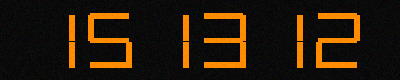
#> input picture backend/sample_images/test_151312.png, 400 x 80 px
$ python -i contour_method.py   (imports and definitions only)
#> lines starting #> are read from the running program, lines starting #| are printed output that depends on the picture
"""
Contour-based digit extraction and classification.

Finds digit contours in the binary image, extracts each digit as a
separate image, and classifies using a simple pixel-based approach
combined with seven-segment pattern matching.
"""

import cv2
import numpy as np
from .postprocessor import postprocess_result


# Seven-segment region analysis
# Divide digit bounding box into 7 regions and check density
# [47 lines left out: function analyze_segments, not called in this run]


# Mapping from segment pattern to digit
SEGMENT_TO_DIGIT = {
    (1, 1, 1, 1, 1, 1, 0): "0",
    (0, 1, 1, 0, 0, 0, 0): "1",
    (1, 1, 0, 1, 1, 0, 1): "2",
    (1, 1, 1, 1, 0, 0, 1): "3",
    (0, 1, 1, 0, 0, 1, 1): "4",
    (1, 0, 1, 1, 0, 1, 1): "5",
    (1, 0, 1, 1, 1, 1, 1): "6",
    (1, 1, 1, 0, 0, 0, 0): "7",
    (1, 1, 1, 1, 1, 1, 1): "8",
    (1, 1, 1, 1, 0, 1, 1): "9",
}


# [30 lines left out: function classify_digit_by_segments, not called in this run]


def find_and_extract_digits(binary_img):
    """Find digit contours and extract individual digit images.

    Returns list of (x_position, digit_image) tuples sorted left to right.
    """
    # Ensure binary
    if len(binary_img.shape) == 3:
        binary_img = cv2.cvtColor(binary_img, cv2.COLOR_BGR2GRAY)

    # Try to get white digits on black background
    if np.mean(binary_img) > 127:
        working = cv2.bitwise_not(binary_img)
    else:
        working = binary_img.copy()

    # Find contours
    contours, _ = cv2.findContours(working, cv2.RETR_EXTERNAL, cv2.CHAIN_APPROX_SIMPLE)

    if not contours:
        return []

    img_h, img_w = binary_img.shape[:2]
    min_h = img_h * 0.15
    max_h = img_h * 0.98

    digit_images = []
    for cnt in contours:
        x, y, w, h = cv2.boundingRect(cnt)
        aspect = h / max(w, 1)

        if h >= min_h and h <= max_h and w >= 2 and 0.5 < aspect < 8.0:
            # Extract with small padding
            pad = 2
            y1 = max(0, y - pad)
            y2 = min(img_h, y + h + pad)
            x1 = max(0, x - pad)
            x2 = min(img_w, x + w + pad)

            digit_roi = working[y1:y2, x1:x2]

            # Resize to standard size for classification
            digit_resized = cv2.resize(digit_roi, (30, 50))

            digit_images.append((x, digit_resized))

    # Sort left to right
    digit_images.sort(key=lambda d: d[0])

    # Remove duplicates (overlapping detections)
    filtered = []
    prev_x = -100
    for x, img in digit_images:
        if x - prev_x > 5:  # Minimum spacing between digits
            filtered.append((x, img))
            prev_x = x

    return filtered


# [40 lines left out: function recognize, not called in this run]

>>> import cv2
>>> picture = cv2.imread('../sample_images/test_151312.png', cv2.IMREAD_GRAYSCALE)
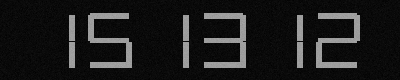
#> picture: shape (80, 400); min 0, max 168, mean 26.8
>>> result = find_and_extract_digits(picture)
#> in find_and_extract_digits, `contours, _ = cv2.findContours(working, cv2.RETR_EXTERNAL, cv2.CHAIN_A..`: contours = [[[0, 0], [0, 79], [399, 79], [399, 0]]]
#> the loop in find_and_extract_digits, `for cnt in contours:` made 1 pass
#> (cnt, x, y, w, h, aspect) on pass 1: ([[0, 0], [0, 79], [399, 79], [399, 0]], 0, 0, 400, 80, 0.2)
#> after the loop in find_and_extract_digits, `for cnt in contours:`: digit_images = []
#> after the loop in find_and_extract_digits, `for x, img in digit_images:`: prev_x = -100
#> result = []

$ run again, on backend/sample_images/test_170496.png
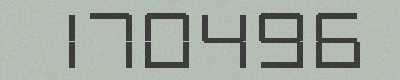
#> input picture backend/sample_images/test_170496.png, 400 x 80 px
#> in find_and_extract_digits, `working = cv2.bitwise_not(binary_img)`:
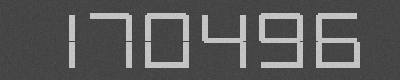
#> working: shape (80, 400); min 56, max 206, mean 87.8
#> contours = [[[0, 0], [0, 79], [399, 79], [399, 0]]]
#> the loop in find_and_extract_digits, `for cnt in contours:` made 1 pass
#> (cnt, x, y, w, h, aspect) on pass 1: ([[0, 0], [0, 79], [399, 79], [399, 0]], 0, 0, 400, 80, 0.2)
#> after the loop in find_and_extract_digits, `for cnt in contours:`: digit_images = []
#> after the loop in find_and_extract_digits, `for x, img in digit_images:`: prev_x = -100
#> result = []

$ run again, on backend/sample_images/test_239526.png
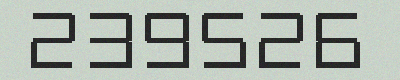
#> input picture backend/sample_images/test_239526.png, 400 x 80 px
#> in find_and_extract_digits, `working = cv2.bitwise_not(binary_img)`:
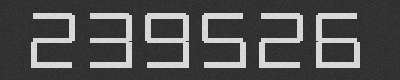
#> working: shape (80, 400); min 38, max 228, mean 79.8
#> contours = [[[0, 0], [0, 79], [399, 79], [399, 0]]]
#> the loop in find_and_extract_digits, `for cnt in contours:` made 1 pass
#> (cnt, x, y, w, h, aspect) on pass 1: ([[0, 0], [0, 79], [399, 79], [399, 0]], 0, 0, 400, 80, 0.2)
#> after the loop in find_and_extract_digits, `for cnt in contours:`: digit_images = []
#> after the loop in find_and_extract_digits, `for x, img in digit_images:`: prev_x = -100
#> result = []

$ run again, on backend/sample_images/test_283462.png
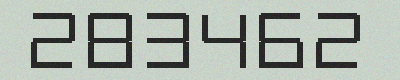
#> input picture backend/sample_images/test_283462.png, 400 x 80 px
#> in find_and_extract_digits, `working = cv2.bitwise_not(binary_img)`:
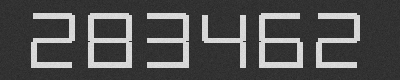
#> working: shape (80, 400); min 38, max 227, mean 79
#> contours = [[[0, 0], [0, 79], [399, 79], [399, 0]]]
#> the loop in find_and_extract_digits, `for cnt in contours:` made 1 pass
#> (cnt, x, y, w, h, aspect) on pass 1: ([[0, 0], [0, 79], [399, 79], [399, 0]], 0, 0, 400, 80, 0.2)
#> after the loop in find_and_extract_digits, `for cnt in contours:`: digit_images = []
#> after the loop in find_and_extract_digits, `for x, img in digit_images:`: prev_x = -100
#> result = []
